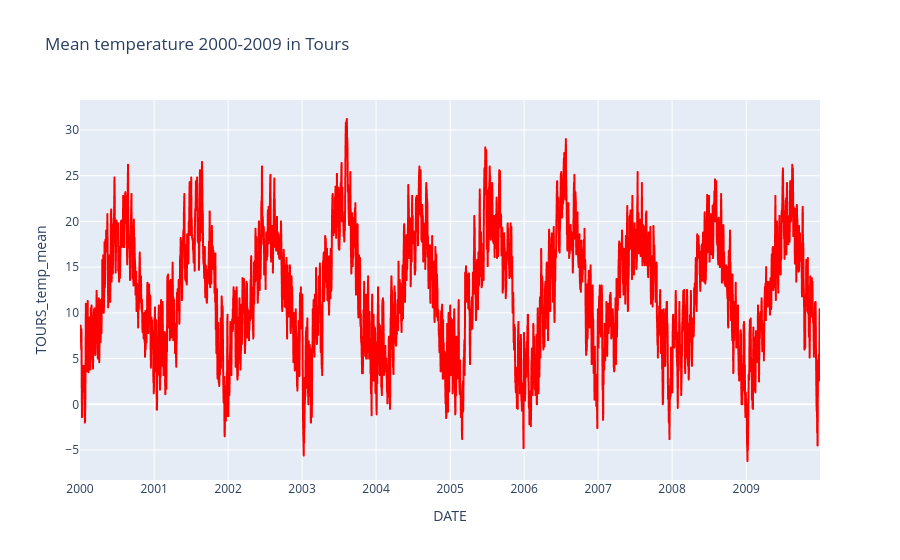

Notebook source saved alongside this figure:
### Code cell
temp_over_years = px.line(df, x="DATE", y="TOURS_temp_mean", title='Mean temperature 2000-2009 in Tours',color_discrete_sequence=["red"])
temp_over_years.show()

temp_over_years.write_image("charts/Mean temperature 2000-2009 in Tours.png")

### Figure 1 — Plotly figure (JSON) as saved in the notebook; plotly's stock layout.template omitted (floating-point values rounded to 4 significant figures; data arrays with more than 128 entries replaced by an {"elided": "..."} marker saying what was removed)
{"data": [{"hovertemplate": "DATE=%{x}<br>TOURS_temp_mean=%{y}<extra></extra>", "legendgroup": "", "line": {"color": "red", "dash": "solid"}, "marker": {"symbol": "circle"}, "mode": "lines", "name": "", "showlegend": false, "type": "scattergl", "x": {"elided": "3653 str values"}, "xaxis": "x", "y": {"elided": "3653 float values"}, "yaxis": "y"}], "layout": {"legend": {"tracegroupgap": 0}, "title": {"text": "Mean temperature 2000-2009 in Tours"}, "xaxis": {"anchor": "y", "domain": [0, 1], "title": {"text": "DATE"}}, "yaxis": {"anchor": "x", "domain": [0, 1], "title": {"text": "TOURS_temp_mean"}}}}
